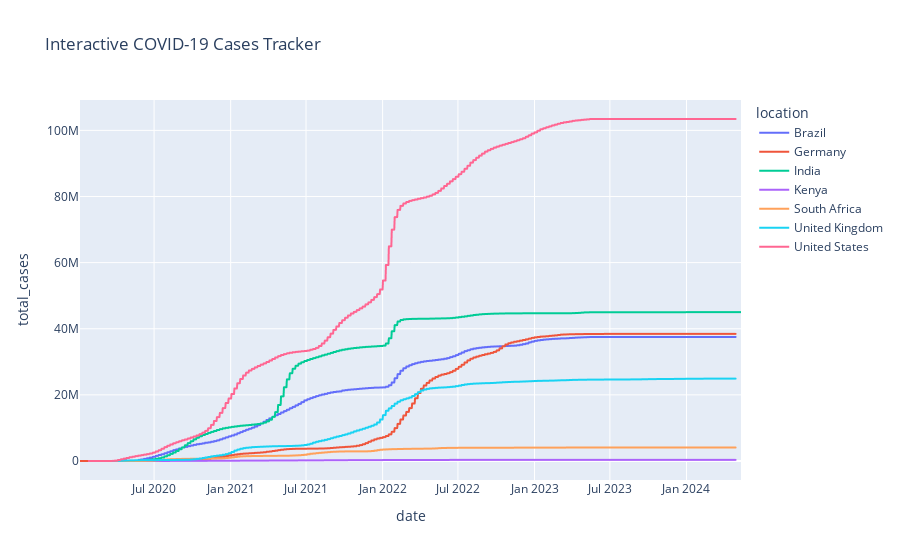

Write notebook code for a chart like this one.
### Code cell
# Advanced: Interactive visualization with Plotly
try:
    import plotly.express as px
    
    fig = px.line(clean_df, x='date', y='total_cases', color='location', 
                  title='Interactive COVID-19 Cases Tracker')
    fig.update_layout(hovermode='x unified')
    fig.show()
    
except ImportError:
    print("For interactive plots, install plotly: pip install plotly")

# Advanced: Calculate and plot reproduction rate (Rt)
# This would require more specialized epidemiological modeling

### Figure 1 — Plotly figure (JSON) as saved in the notebook; plotly's stock layout.template omitted (floating-point values rounded to 4 significant figures; data arrays with more than 128 entries replaced by an {"elided": "..."} marker saying what was removed)
{"data": [{"hovertemplate": "location=Brazil<br>date=%{x}<br>total_cases=%{y}<extra></extra>", "legendgroup": "Brazil", "line": {"color": "#636efa", "dash": "solid"}, "marker": {"symbol": "circle"}, "mode": "lines", "name": "Brazil", "showlegend": true, "type": "scattergl", "x": {"elided": "1520 str values"}, "xaxis": "x", "y": {"elided": "1520 int values"}, "yaxis": "y"}, {"hovertemplate": "location=Germany<br>date=%{x}<br>total_cases=%{y}<extra></extra>", "legendgroup": "Germany", "line": {"color": "#EF553B", "dash": "solid"}, "marker": {"symbol": "circle"}, "mode": "lines", "name": "Germany", "showlegend": true, "type": "scattergl", "x": {"elided": "1576 str values"}, "xaxis": "x", "y": {"elided": "1576 int values"}, "yaxis": "y"}, {"hovertemplate": "location=India<br>date=%{x}<br>total_cases=%{y}<extra></extra>", "legendgroup": "India", "line": {"color": "#00cc96", "dash": "solid"}, "marker": {"symbol": "circle"}, "mode": "lines", "name": "India", "showlegend": true, "type": "scattergl", "x": {"elided": "1561 str values"}, "xaxis": "x", "y": {"elided": "1561 int values"}, "yaxis": "y"}, {"hovertemplate": "location=Kenya<br>date=%{x}<br>total_cases=%{y}<extra></extra>", "legendgroup": "Kenya", "line": {"color": "#ab63fa", "dash": "solid"}, "marker": {"symbol": "circle"}, "mode": "lines", "name": "Kenya", "showlegend": true, "type": "scattergl", "x": {"elided": "1506 str values"}, "xaxis": "x", "y": {"elided": "1506 int values"}, "yaxis": "y"}, {"hovertemplate": "location=South Africa<br>date=%{x}<br>total_cases=%{y}<extra></extra>", "legendgroup": "South Africa", "line": {"color": "#FFA15A", "dash": "solid"}, "marker": {"symbol": "circle"}, "mode": "lines", "name": "South Africa", "showlegend": true, "type": "scattergl", "x": {"elided": "1513 str values"}, "xaxis": "x", "y": {"elided": "1513 int values"}, "yaxis": "y"}, {"hovertemplate": "location=United Kingdom<br>date=%{x}<br>total_cases=%{y}<extra></extra>", "legendgroup": "United Kingdom", "line": {"color": "#19d3f3", "dash": "solid"}, "marker": {"symbol": "circle"}, "mode": "lines", "name": "United Kingdom", "showlegend": true, "type": "scattergl", "x": {"elided": "1548 str values"}, "xaxis": "x", "y": {"elided": "1548 int values"}, "yaxis": "y"}, {"hovertemplate": "location=United States<br>date=%{x}<br>total_cases=%{y}<extra></extra>", "legendgroup": "United States", "line": {"color": "#FF6692", "dash": "solid"}, "marker": {"symbol": "circle"}, "mode": "lines", "name": "United States", "showlegend": true, "type": "scattergl", "x": {"elided": "1555 str values"}, "xaxis": "x", "y": {"elided": "1555 int values"}, "yaxis": "y"}], "layout": {"autosize": true, "hovermode": "x unified", "legend": {"title": {"text": "location"}, "tracegroupgap": 0}, "title": {"text": "Interactive COVID-19 Cases Tracker"}, "xaxis": {"anchor": "y", "autorange": true, "domain": [0, 1], "range": ["2020-01-05", "2024-05-11"], "title": {"text": "date"}, "type": "date"}, "yaxis": {"anchor": "x", "autorange": true, "domain": [0, 1], "range": [-5746000.0, 109200000.0], "title": {"text": "total_cases"}, "type": "linear"}}}
